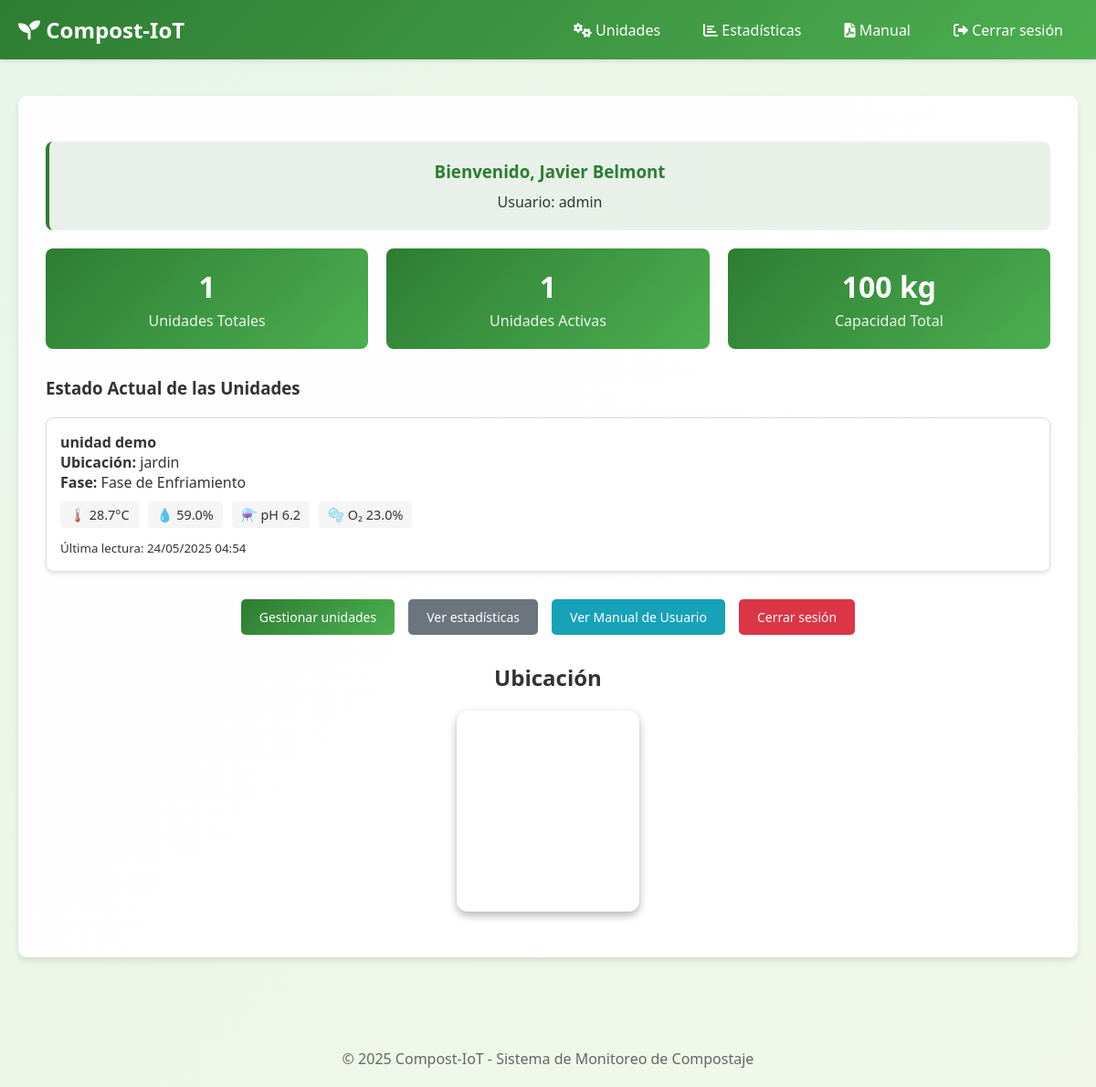
Page /auth/dashboard/ (signed in) on the committed database.
### authentication/models.py (models this page shows, shortened)
class CompostUnit(models.Model):
    UNIT_TYPES = [
        ('domestic', 'Doméstico'),
        ('community', 'Comunitario'),
        ('commercial', 'Comercial'),
        ('industrial', 'Industrial'),
        ('educational', 'Educativo'),
    ]
    STATUS_CHOICES = [
        ('active', 'Activo'),
        ('inactive', 'Inactivo'),
        ('maintenance', 'Mantenimiento'),
        ('full', 'Lleno'),
    ]
    id = models.UUIDField(
        primary_key=True,
        default=uuid.uuid4,
        editable=False
    )
    owner = models.ForeignKey(
        User,
        on_delete=models.CASCADE,
        related_name='compost_units',
        verbose_name='Propietario'
    )
    name = models.CharField(
        max_length=100,
        verbose_name='Nombre'
    )
    description = models.TextField(
        blank=True,
        verbose_name='Descripción'
    )
    location = models.CharField(
        max_length=200,
        verbose_name='Ubicación'
    )
    latitude = models.DecimalField(
        max_digits=9,
        decimal_places=6,
        blank=True,
        null=True,
        verbose_name='Latitud'
    )
    longitude = models.DecimalField(
        max_digits=9,
        decimal_places=6,
        blank=True,
        null=True,
        verbose_name='Longitud'
    )
    capacity = models.PositiveIntegerField(
        validators=[MinValueValidator(1)],
        verbose_name='Capacidad (kg)'
    )
    current_load = models.PositiveIntegerField(
        default=0,
        verbose_name='Carga actual (kg)'
    )
    unit_type = models.CharField(
        max_length=20,
        choices=UNIT_TYPES,
        verbose_name='Tipo de unidad'
    )
    status = models.CharField(
        max_length=20,
        choices=STATUS_CHOICES,
        default='active',
        verbose_name='Estado'
    )
    created_at = models.DateTimeField(
        auto_now_add=True,
        verbose_name='Fecha de creación'
    )
    updated_at = models.DateTimeField(
        auto_now=True,
        verbose_name='Última actualización'
    )
    is_public = models.BooleanField(
        default=False,
        verbose_name='Visible públicamente'
    )
    temperature = models.DecimalField(
        max_digits=5,
        decimal_places=2,
        blank=True,
        null=True,
        verbose_name='Temperatura (°C)'
    )
    ph_level = models.DecimalField(
        max_digits=4,
        decimal_places=2,
        blank=True,
        null=True,
        validators=[MinValueValidator(0), MaxValueValidator(14)],
        verbose_name='Nivel de pH'
    )
    moisture_level = models.PositiveIntegerField(
        blank=True,
        null=True,
        validators=[MinValueValidator(0), MaxValueValidator(100)],
        verbose_name='Nivel de humedad (%)'
    )
    def get_latest_reading(self):
        return self.readings.order_by('-timestamp').first()
    class Meta:
        verbose_name = 'Unidad de Compostaje'
        verbose_name_plural = 'Unidades de Compostaje'
        ordering = ['-created_at']

class SensorReading(models.Model):
    compost_unit = models.ForeignKey(
        CompostUnit,
        on_delete=models.CASCADE,
        related_name='readings',
        null=True,
        blank=True
    )
    timestamp = models.DateTimeField(auto_now_add=True)
    temperature = models.DecimalField(max_digits=5, decimal_places=2, null=True, blank=True)
    ph = models.DecimalField(max_digits=4, decimal_places=2, null=True, blank=True)
    humidity = models.PositiveIntegerField(null=True, blank=True, validators=[
        MinValueValidator(0), MaxValueValidator(100)
    ])
    oxygen = models.PositiveIntegerField(null=True, blank=True, validators=[
        MinValueValidator(0), MaxValueValidator(100)
    ])
    class Meta:
        verbose_name = 'Lectura de Sensor'
        verbose_name_plural = 'Lecturas de Sensor'
        ordering = ['-timestamp']
    def get_compost_phase(self):
        if self.temperature > 50:
            return "Fase Termófila"
        elif self.temperature > 30:
            return "Fase Mesófila"
        else:
            return "Fase de Enfriamiento"

### authentication/views.py (the view)
# urls.py: path('dashboard/', views.dashboard, name='dashboard'),
@login_required
def dashboard(request):
    user_units = CompostUnit.objects.filter(owner=request.user)
    active_units = user_units.filter(status='active').count()
    total_capacity = sum(unit.capacity for unit in user_units)
    recent_data = []
    for unit in user_units:
        latest_reading = unit.get_latest_reading()
        if latest_reading:
            recent_data.append({
                'unit': unit,
                'data': latest_reading,
                'phase': latest_reading.get_compost_phase()
            })
    context = {
        'user_units': user_units,
        'active_units': active_units,
        'total_capacity': total_capacity,
        'recent_data': recent_data,
    }
    return render(request, 'authentication/dashboard.html', context)

### authentication/templates/authentication/dashboard.html (shortened to what this page needs)
{% extends 'base.html' %}
{% load static %}
{% block dashboard_menu %}
    {% if user.is_authenticated %}
    <ul class="navbar-nav" style="display: flex; gap: 15px; list-style: none;">
        <li><a href="{% url 'manage_units' %}"><i class="fas fa-cogs"></i> Unidades</a></li>
        <li><a href="{% url 'statistics' %}"><i class="fas fa-chart-bar"></i> Estadísticas</a></li>
        <li><a href="{% static 'authentication/docs/Documentacion_Tecnica_CompostIoT.pdf' %}" target="_blank"><i class="fas fa-file-pdf"></i> Manual</a></li>
        <li><a href="{% url 'logout' %}"><i class="fas fa-sign-out-alt"></i> Cerrar sesión</a></li>
    </ul>
    {% endif %}
{% endblock %}
{% block content %}
<div class="dashboard-container">
<div class="user-info" style="text-align: center;">
    <h3>Bienvenido, {{ user.first_name }} {{ user.last_name }}</h3>
    <p>Usuario: {{ user.username }}</p>
</div>
    <div class="stats-grid">
        <div class="stat-card">
            <h3>{{ user_units.count }}</h3>
            <p>Unidades Totales</p>
        </div>
        <div class="stat-card">
            <h3>{{ active_units }}</h3>
            <p>Unidades Activas</p>
        </div>
        <div class="stat-card">
            <h3>{{ total_capacity|floatformat:0 }} kg</h3>
            <p>Capacidad Total</p>
        </div>
    </div>
    {% if recent_data %}
    <div class="current-status">
        <h3>Estado Actual de las Unidades</h3>
        <div class="units-grid">
            {% for item in recent_data %}
            <div class="unit-card">
                <h4>{{ item.unit.name }}</h4>
                <p><strong>Ubicación:</strong> {{ item.unit.location }}</p>
                <p><strong>Fase:</strong> <span class="phase-{{ item.phase|lower }}">{{ item.phase }}</span></p>
                <div class="readings">
                    <span class="reading">🌡️ {{ item.data.temperature|floatformat:1 }}°C</span>
                    <span class="reading">💧 {{ item.data.humidity|floatformat:1 }}%</span>
                    <span class="reading">⚗️ pH {{ item.data.ph|floatformat:1 }}</span>
                    <span class="reading">🫧 O₂ {{ item.data.oxygen|floatformat:1 }}%</span>
                </div>
                <small>Última lectura: {{ item.data.timestamp|date:"d/m/Y H:i" }}</small>
            </div>
            {% endfor %}
        </div>
    </div>
    {% endif %}
    <div class="dashboard-actions">
        <a href="{% url 'manage_units' %}" class="btn btn-primary">Gestionar unidades</a>
        <a href="{% url 'statistics' %}" class="btn btn-secondary">Ver estadísticas</a>
        <a href="{% static 'authentication/docs/Documentacion_Tecnica_CompostIoT.pdf' %}" class="btn btn-info" target="_blank">Ver Manual de Usuario</a>
        <a href="{% url 'logout' %}" class="btn btn-danger">Cerrar sesión</a>
    </div>
    <h1 class="titulo-mapa">Ubicación</h1>
    <div class="map-container">
    <iframe
        src="https://www.google.com/maps/embed?pb=!1m18!1m12!1m3!1d15168.056051664915!2d-98.31912089999999!3d18.1171441!2m3!1f0!2f0!3f0!3m2!1i1024!2i768!4f13.1!3m3!1m2!1s0x85cf24d5c882f997%3A0x6b4943b5af125952!2sInstituto%20Tecnol%C3%B3gico%20de%20Tecomatl%C3%A1n!5e0!3m2!1ses-419!2smx!4v1763747583286!5m2!1ses-419!2smx"
        allowfullscreen=""
        loading="lazy"
>
    </iframe>
</div>
</div>
{% endblock %}

### authentication/templates/authentication/dashboard.html (style rules this page uses)
.map-container { position: relative; width: 100%; max-width: 200px; padding-bottom: 20%; overflow: hidden; border-radius: 12px; box-shadow: 0 4px 10px rgba(0,0,0,0.3); margin: 20px auto; }
.map-container iframe { position: absolute; top: 0; left: 0; width: 100%; height: 100%; border: 0; }
.titulo-mapa { text-align: center; font-size: 24px; font-weight: bold; margin-bottom: 15px; }
.stats-grid { display: grid; grid-template-columns: repeat(auto-fit, minmax(200px, 1fr)); gap: 20px; margin: 20px 0; }
.stat-card { background: linear-gradient(135deg, #2e7d32, #4caf50); color: white; padding: 20px; border-radius: 8px; text-align: center; }
.stat-card h3 { font-size: 2em; margin: 0; }
.stat-card p { margin: 5px 0 0 0; opacity: 0.9; }
.units-grid { display: grid; grid-template-columns: repeat(auto-fit, minmax(300px, 1fr)); gap: 20px; margin: 20px 0; }
.unit-card { background: white; border: 1px solid #ddd; border-radius: 8px; padding: 15px; box-shadow: 0 2px 4px rgba(0,0,0,0.1); }
.readings { display: flex; flex-wrap: wrap; gap: 10px; margin: 10px 0; }
.reading { background: #f5f5f5; padding: 5px 10px; border-radius: 4px; font-size: 0.9em; }
.current-status { margin: 30px 0; }
.btn-info { background-color: #17a2b8; color: white; }

### authentication/templates/base.html (style rules this page uses)
* { margin: 0; padding: 0; box-sizing: border-box; }
body { font-family: 'Segoe UI', Tahoma, Geneva, Verdana, sans-serif; background: linear-gradient(135deg, #e8f5e8 0%, #f1f8e9 100%); min-height: 100vh; color: #333; }
.navbar-nav { display: flex; list-style: none; gap: 20px; }
.navbar-nav a { color: white; text-decoration: none; padding: 8px 16px; border-radius: 4px; transition: background-color 0.3s; }
.dashboard-container { background: rgba(255,255,255,0.95); border-radius: 10px; padding: 30px; box-shadow: 0 4px 6px rgba(0,0,0,0.1); margin: 20px 0; }
.btn { display: inline-block; padding: 10px 20px; border: none; border-radius: 5px; text-decoration: none; cursor: pointer; transition: all 0.3s; font-size: 14px; text-align: center; }
.btn-primary { background: linear-gradient(135deg, #2e7d32, #4caf50); color: white; }
.btn-secondary { background: #6c757d; color: white; }
.btn-danger { background: #dc3545; color: white; }
.btn-info { background: #17a2b8; color: white; }
.user-info { background: rgba(46, 125, 50, 0.1); padding: 20px; border-radius: 8px; margin: 20px 0; border-left: 4px solid #2e7d32; }
.user-info h3 { color: #2e7d32; margin-bottom: 10px; }
.dashboard-actions { display: flex; gap: 15px; justify-content: center; margin: 30px 0; flex-wrap: wrap; }

### rows in the picture
CompostUnit: unit.name "unidad demo", unit.location "jardin", phase "Fase de Enfriamiento", data.temperature "28.7", data.humidity "59.0", data.ph "6.2", data.oxygen "23.0", data.timestamp "24/05/2025 04:54"

### other values in the picture
{{ user.first_name }} "Javier"
{{ user.last_name }} "Belmont"
{{ user.username }} "admin"
{{ user_units.count }} "1"
{{ active_units }} "1"
{{ total_capacity|floatformat:0 }} "100"
